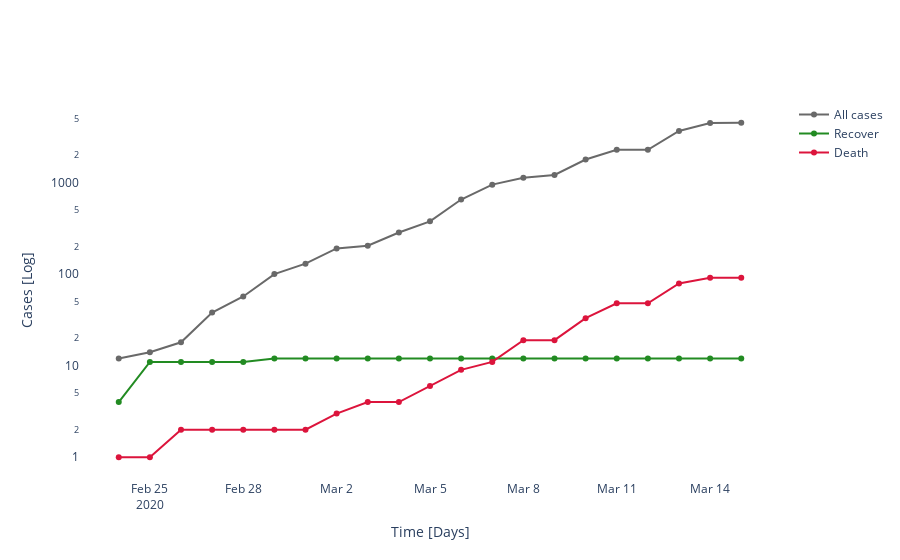

The notebook cell this image was saved under:
### Code cell
# Build plot for basic data display
fig = go.Figure()
# diagnosed cases
fig.add_trace(
    go.Scatter(
        mode='lines+markers',
        x=df_c.Date[mask], 
        y=fr_cases[mask],  
        name = 'All cases',
        marker=dict(color='DimGray')
))
# recover cases
fig.add_trace(
    go.Scatter(
        mode='lines+markers',
        x=df_c.Date[mask], 
        y=fr_recov[mask],
        name = 'Recover',
        marker=dict(color='forestgreen')
))
# death cases
fig.add_trace(
    go.Scatter(
        mode='lines+markers',
        x=df_c.Date[mask], 
        y=fr_death[mask],  
        name = 'Death',
        marker=dict(color='crimson')
))

if fr_cases.max() > 100:
    fig.update_layout(yaxis_title = 'Cases [Log]', yaxis_type="log")
else:
    fig.update_layout(yaxis_title = 'Cases')
fig.update_layout(
    xaxis_title = 'Time [Days]',
    plot_bgcolor='white',    
)

### Figure 1 — Plotly figure (JSON) as saved in the notebook; plotly's stock layout.template omitted (floating-point values rounded to 4 significant figures)
{"data": [{"marker": {"color": "DimGray"}, "mode": "lines+markers", "name": "All cases", "type": "scatter", "x": ["2020-02-24T00:00:00", "2020-02-25T00:00:00", "2020-02-26T00:00:00", "2020-02-27T00:00:00", "2020-02-28T00:00:00", "2020-02-29T00:00:00", "2020-03-01T00:00:00", "2020-03-02T00:00:00", "2020-03-03T00:00:00", "2020-03-04T00:00:00", "2020-03-05T00:00:00", "2020-03-06T00:00:00", "2020-03-07T00:00:00", "2020-03-08T00:00:00", "2020-03-09T00:00:00", "2020-03-10T00:00:00", "2020-03-11T00:00:00", "2020-03-12T00:00:00", "2020-03-13T00:00:00", "2020-03-14T00:00:00", "2020-03-15T00:00:00"], "y": [12, 14, 18, 38, 57, 100, 130, 191, 204, 285, 377, 653, 949, 1126, 1209, 1784, 2281, 2281, 3661, 4469, 4499]}, {"marker": {"color": "forestgreen"}, "mode": "lines+markers", "name": "Recover", "type": "scatter", "x": ["2020-02-24T00:00:00", "2020-02-25T00:00:00", "2020-02-26T00:00:00", "2020-02-27T00:00:00", "2020-02-28T00:00:00", "2020-02-29T00:00:00", "2020-03-01T00:00:00", "2020-03-02T00:00:00", "2020-03-03T00:00:00", "2020-03-04T00:00:00", "2020-03-05T00:00:00", "2020-03-06T00:00:00", "2020-03-07T00:00:00", "2020-03-08T00:00:00", "2020-03-09T00:00:00", "2020-03-10T00:00:00", "2020-03-11T00:00:00", "2020-03-12T00:00:00", "2020-03-13T00:00:00", "2020-03-14T00:00:00", "2020-03-15T00:00:00"], "y": [4, 11, 11, 11, 11, 12, 12, 12, 12, 12, 12, 12, 12, 12, 12, 12, 12, 12, 12, 12, 12]}, {"marker": {"color": "crimson"}, "mode": "lines+markers", "name": "Death", "type": "scatter", "x": ["2020-02-24T00:00:00", "2020-02-25T00:00:00", "2020-02-26T00:00:00", "2020-02-27T00:00:00", "2020-02-28T00:00:00", "2020-02-29T00:00:00", "2020-03-01T00:00:00", "2020-03-02T00:00:00", "2020-03-03T00:00:00", "2020-03-04T00:00:00", "2020-03-05T00:00:00", "2020-03-06T00:00:00", "2020-03-07T00:00:00", "2020-03-08T00:00:00", "2020-03-09T00:00:00", "2020-03-10T00:00:00", "2020-03-11T00:00:00", "2020-03-12T00:00:00", "2020-03-13T00:00:00", "2020-03-14T00:00:00", "2020-03-15T00:00:00"], "y": [1, 1, 2, 2, 2, 2, 2, 3, 4, 4, 6, 9, 11, 19, 19, 33, 48, 48, 79, 91, 91]}], "layout": {"autosize": true, "plot_bgcolor": "white", "xaxis": {"autorange": true, "range": ["2020-02-22 19:38:30.1751", "2020-03-16 04:21:29.8249"], "title": {"text": "Time [Days]"}, "type": "date"}, "yaxis": {"autorange": true, "range": [-0.2676, 3.921], "title": {"text": "Cases [Log]"}, "type": "log"}}}
